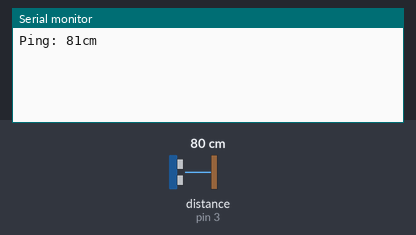
A sketch run on a simulated Arduino Uno, built with avr-gcc and run on an emulated ATmega328P. Parts: the last lines printed to the serial monitor. Inputs (shaded band) come from the test bench; at power-on: distance to the obstacle (sensor on pin 3) 80 cm. The echo pulse lasts 58.3 µs per cm.

Above: at 6.2 s.
6.3 s: distance to the obstacle (sensor on pin 3) set to 2 cm
At 8.1 s:
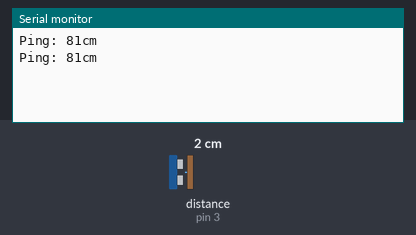
11.0 s: distance to the obstacle (sensor on pin 3) set to 4 cm
At 14.9 s:
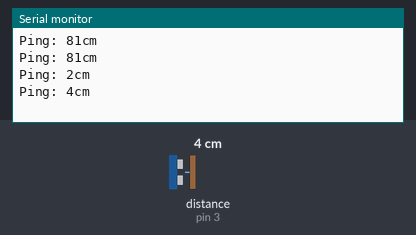
Timing chart, 0 to 16.4 s (numbered marks = the images above; inputs shaded):
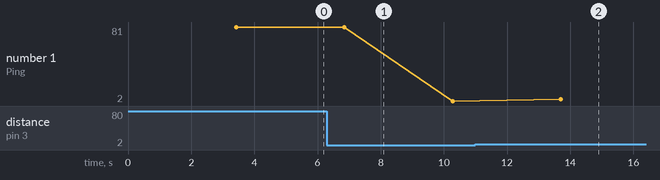

The sketch:

distance_sensorTest.ino
```cpp
#include <NewPing.h>

#define TRIGGER_PIN  2
#define ECHO_PIN     3
#define MAX_DISTANCE 2000

NewPing sonar(TRIGGER_PIN, ECHO_PIN, MAX_DISTANCE);

void setup() {
  Serial.begin(115200);
}

void loop() {
  delay(2000);
  int uS = sonar.ping_median(50);
  Serial.print("Ping: ");
  Serial.print(uS / US_ROUNDTRIP_CM);
  Serial.println("cm");
}
/*
NewPing sonar(2, 3, 100);

void setup() {
  Serial.begin (115200);
}

void loop() {
  delay(2000);
  int uS = sonar.ping();
  Serial.print("Ping: ");
  Serial.print(uS / US_ROUNDTRIP_CM);
  Serial.println("cm");
  time = hcsr.Timing();
  digitalWrite(triggerPin, LOW);
  delayMicroseconds(2);
  digitalWrite(triggerPin, HIGH);
  delayMicroseconds(5);
  digitalWrite(triggerPin, LOW);
  duration = pulseIn(echoPin, HIGH);
  mark = micros();
    while(digitalRead(A1) == LOW || micros() - mark < 58000){
    };
    twain = micros() - mark;
    Serial.println("twain");
    Serial.println(twain);
  Serial.println("time");
  Serial.println(time);
  delay(2000);
}*/
```

Measured:
- after the input at 11.0 s, the serial monitor: prints a new line after 2.7 s (image 2)
- plotted number 1: 81 → 2 after the input at 6.3 s, 2 → 4 after the input at 11.0 s
